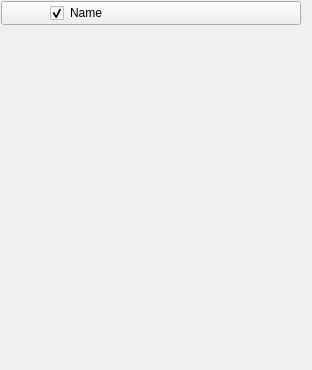
<?xml version="1.0" encoding="UTF-8"?>
<ui version="4.0">
 <class>PropertiesComponentEditor</class>
 <widget class="QWidget" name="PropertiesComponentEditor">
  <property name="geometry">
   <rect>
    <x>0</x>
    <y>0</y>
    <width>312</width>
    <height>370</height>
   </rect>
  </property>
  <property name="sizePolicy">
   <sizepolicy hsizetype="Preferred" vsizetype="MinimumExpanding">
    <horstretch>0</horstretch>
    <verstretch>0</verstretch>
   </sizepolicy>
  </property>
  <property name="windowTitle">
   <string>Form</string>
  </property>
  <widget class="QLabel" name="labelHeaderName">
   <property name="geometry">
    <rect>
     <x>70</x>
     <y>5</y>
     <width>51</width>
     <height>16</height>
    </rect>
   </property>
   <property name="sizePolicy">
    <sizepolicy hsizetype="MinimumExpanding" vsizetype="Preferred">
     <horstretch>0</horstretch>
     <verstretch>0</verstretch>
    </sizepolicy>
   </property>
   <property name="text">
    <string>Name</string>
   </property>
  </widget>
  <widget class="QLabel" name="labelHeaderIcon">
   <property name="geometry">
    <rect>
     <x>28</x>
     <y>5</y>
     <width>16</width>
     <height>16</height>
    </rect>
   </property>
   <property name="text">
    <string/>
   </property>
   <property name="scaledContents">
    <bool>true</bool>
   </property>
  </widget>
  <widget class="QPushButton" name="pushButtonHeader">
   <property name="geometry">
    <rect>
     <x>1</x>
     <y>1</y>
     <width>300</width>
     <height>24</height>
    </rect>
   </property>
   <property name="text">
    <string/>
   </property>
  </widget>
  <widget class="QCheckBox" name="checkBoxEnabled">
   <property name="geometry">
    <rect>
     <x>50</x>
     <y>5</y>
     <width>16</width>
     <height>16</height>
    </rect>
   </property>
   <property name="text">
    <string/>
   </property>
   <property name="checked">
    <bool>true</bool>
   </property>
  </widget>
  <widget class="QWidget" name="widgetComponentProperties" native="true">
   <property name="geometry">
    <rect>
     <x>0</x>
     <y>28</y>
     <width>311</width>
     <height>341</height>
    </rect>
   </property>
   <property name="sizePolicy">
    <sizepolicy hsizetype="Preferred" vsizetype="MinimumExpanding">
     <horstretch>0</horstretch>
     <verstretch>0</verstretch>
    </sizepolicy>
   </property>
   <layout class="QVBoxLayout" name="verticalLayout_2">
    <property name="leftMargin">
     <number>0</number>
    </property>
    <property name="topMargin">
     <number>0</number>
    </property>
    <property name="rightMargin">
     <number>0</number>
    </property>
    <property name="bottomMargin">
     <number>0</number>
    </property>
   </layout>
  </widget>
  <widget class="QToolButton" name="toolButtonHeaderOptions">
   <property name="geometry">
    <rect>
     <x>275</x>
     <y>4</y>
     <width>21</width>
     <height>21</height>
    </rect>
   </property>
   <property name="styleSheet">
    <string notr="true">border: 0</string>
   </property>
   <property name="text">
    <string/>
   </property>
   <property name="icon">
    <iconset resource="../gameplay-editor.qrc">
     <normaloff>:/res/images/menu.png</normaloff>:/res/images/menu.png</iconset>
   </property>
   <property name="iconSize">
    <size>
     <width>18</width>
     <height>18</height>
    </size>
   </property>
   <property name="popupMode">
    <enum>QToolButton::InstantPopup</enum>
   </property>
  </widget>
  <widget class="QToolButton" name="toolButtonHeaderExpander">
   <property name="geometry">
    <rect>
     <x>4</x>
     <y>2</y>
     <width>21</width>
     <height>21</height>
    </rect>
   </property>
   <property name="styleSheet">
    <string notr="true">border: 0</string>
   </property>
   <property name="text">
    <string/>
   </property>
   <property name="icon">
    <iconset resource="../gameplay-editor.qrc">
     <normaloff>:/res/images/arrow-down.png</normaloff>:/res/images/arrow-down.png</iconset>
   </property>
   <property name="iconSize">
    <size>
     <width>18</width>
     <height>18</height>
    </size>
   </property>
   <property name="popupMode">
    <enum>QToolButton::InstantPopup</enum>
   </property>
  </widget>
  <action name="actionReset">
   <property name="icon">
    <iconset resource="../gameplay-editor.qrc">
     <normaloff>:/res/images/reset.png</normaloff>:/res/images/reset.png</iconset>
   </property>
   <property name="text">
    <string>Reset</string>
   </property>
  </action>
  <action name="actionDetach">
   <property name="icon">
    <iconset resource="../gameplay-editor.qrc">
     <normaloff>:/res/images/delete.png</normaloff>:/res/images/delete.png</iconset>
   </property>
   <property name="text">
    <string>Detach</string>
   </property>
   <property name="toolTip">
    <string>Detach</string>
   </property>
  </action>
  <action name="actionInfo">
   <property name="icon">
    <iconset resource="../gameplay-editor.qrc">
     <normaloff>:/res/images/help.png</normaloff>:/res/images/help.png</iconset>
   </property>
   <property name="text">
    <string>Info</string>
   </property>
  </action>
  <zorder>pushButtonHeader</zorder>
  <zorder>labelHeaderName</zorder>
  <zorder>labelHeaderIcon</zorder>
  <zorder>checkBoxEnabled</zorder>
  <zorder>widgetComponentProperties</zorder>
  <zorder>toolButtonHeaderOptions</zorder>
  <zorder>toolButtonHeaderExpander</zorder>
 </widget>
 <resources>
  <include location="../gameplay-editor.qrc"/>
 </resources>
 <connections/>
</ui>
